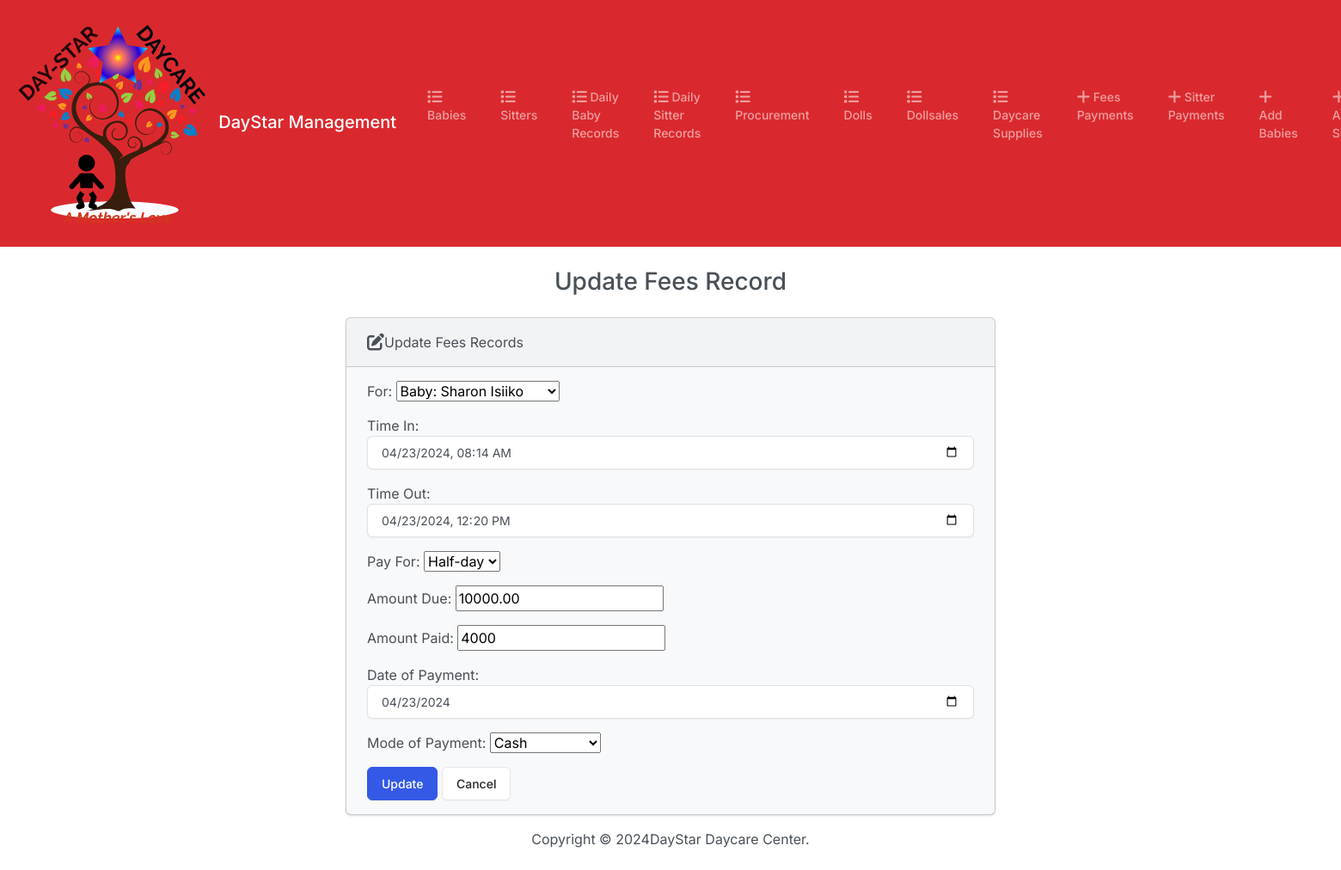
The app's page /edi/2/ with its own data.
### daystarapp/models.py (models this page shows, shortened)
class Babyfee(models.Model):
    l_name = models.ForeignKey(Baby,max_length=100, on_delete=models.CASCADE, blank=True, verbose_name="For Baby")
    arrival_time = models.DateTimeField(verbose_name="Time of Arrival")
    departure_time = models.DateTimeField(verbose_name="Time of Departure")
    pay_for = models.CharField(max_length=20, null=True, choices=PAY_FOR, blank=True, verbose_name="Pay For")
    amount_due = models.DecimalField(max_digits=10, decimal_places=2, default=0, verbose_name="Amount Due")
    amount_paid = models.CharField(verbose_name="Price", max_length=7, blank=True, validators=[RegexValidator(r'^[0-9]+$')])
    payment_date = models.DateField(null=True, blank=True, verbose_name="Payment Date")
    payment_method = models.CharField(max_length=50, choices=PAYMENT_METHOD, null=True, blank=True, verbose_name="Mode of Payment")

### daystarapp/views.py (the view)
# urls.py: path("edi/<int:id>/", views.edi, name="edi"),
def edi(request, id):
    if request.method == "POST":
        babyfee = Babyfee.objects.get(pk=id)
        form = BabyfeeForm(request.POST, instance=babyfee)
        if form.is_valid():
            form.save()
            return render(request, "babyfees/edi.html", {
                "form": form,
                "success": True
            })
    else:
        babyfee = Babyfee.objects.get(pk=id)
        form = BabyfeeForm(instance=babyfee)
    return render(request, "babyfees/edi.html", {
            "form": form
        })

### daystarapp/models.py (called while the page is built)
    def __str__(self):
        return f"Baby: {self.first_name} {self.last_name}"

### daystarapp/templates/babyfees/edi.html (shortened to what this page needs)
{% extends "babies/base.html" %}
{% block body %}
    <h3 class="text-center m-4">Update Fees Record</h3>
    {% if success %}
        <div class="alert alert-success" role="alert">
            Record updated successfully
            <a href="{% url 'babyfee' %}" class="alert-link">Go to Fees Records.</a>
        </div>
    {% else %}
        <div class="row justify-content-center">
            <div class="col-6">
                <div class="card bg-light mb-3">
                    <div class="card-header">
                        <i class="fa-solid fa-pen-to-square fa-lg"></i>Update Fees Records
                    </div>
                    <div class="card-body">
                     <form action="" method="post">
                        {{ form.as_p }}
                        <button type="submit" class="btn btn-primary">Update</button>
                        <a href="{% url 'babyfee' %}" class="btn btn-secondary">Cancel</a>
                     </form>
                    </div>
                </div>
            </div>
        </div>
    {% endif %}
{% endblock %}

### records on screen
Babyfee: l_name "Baby: Sharon Isiiko", arrival_time "04/23/2024 08:14", departure_time "04/23/2024 12:20", pay_for "Half-day", amount_due "10000.00", amount_paid "4000", payment_date "04/23/2024", payment_method "Cash"
